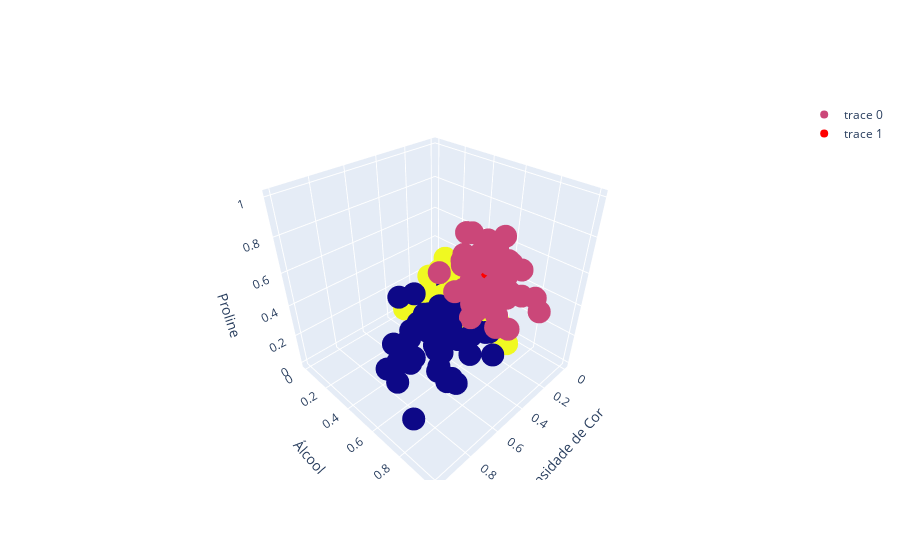

This figure's notebook cell:
### Code cell
fig.add_trace(go.Scatter3d(
    x=centros['Intensidade_de_cor'],
    y=centros['Alcool'],
    z=centros['Proline'],
    mode='markers',
    marker=dict(color='red'),
    text=[0, 1, 2]
))
fig.show()

### Figure 1 — Plotly figure (JSON) as saved in the notebook; plotly's stock layout.template omitted (floating-point values rounded to 4 significant figures; data arrays with more than 128 entries replaced by an {"elided": "..."} marker saying what was removed)
{"data": [{"marker": {"color": {"elided": "178 int values"}}, "mode": "markers", "text": {"elided": "178 str values"}, "type": "scatter3d", "x": {"elided": "178 float values"}, "y": {"elided": "178 float values"}, "z": {"elided": "178 float values"}}, {"marker": {"color": "red"}, "mode": "markers", "text": ["0", "1", "2"], "type": "scatter3d", "x": [0.5173, 0.3594, 0.1517], "y": [0.5583, 0.7111, 0.323], "z": [0.2493, 0.596, 0.1675]}], "layout": {"scene": {"xaxis": {"title": {"text": "Intensidade de Cor"}}, "yaxis": {"title": {"text": "Álcool"}}, "zaxis": {"title": {"text": "Proline"}}}}}
